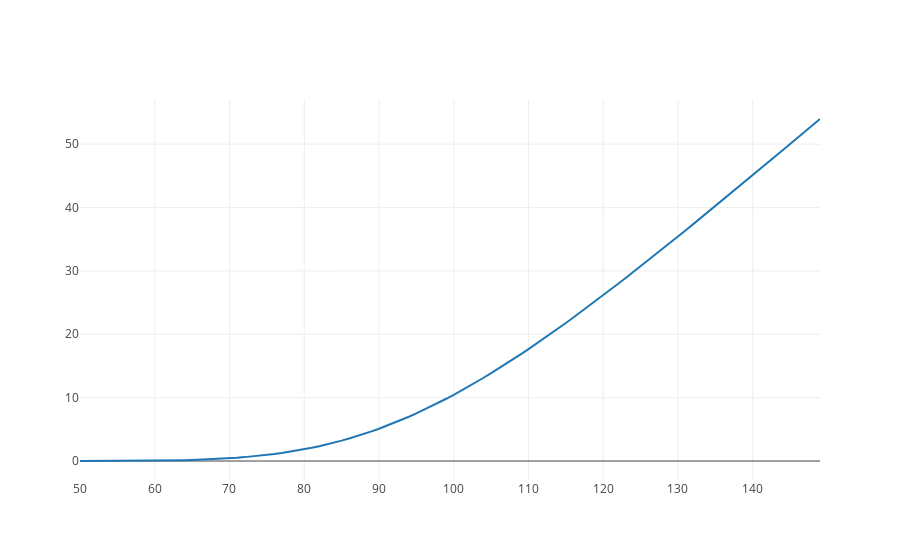

Notebook source saved alongside this figure:
### Code cell
sigma = 0.2
r = 0.05
T = 1 
K = 100


S0 = np.arange(50.0, 150.0, 1)

pv_call = BlackScholes('C', S0, K, r, sigma, T)

# Create traces
trace0 = go.Scatter(
    x = S0,
    y = pv_call,
    mode = 'line',
    name = 'call price'
)

data = [trace0]
iplot(data, filename='scatter-mode')
